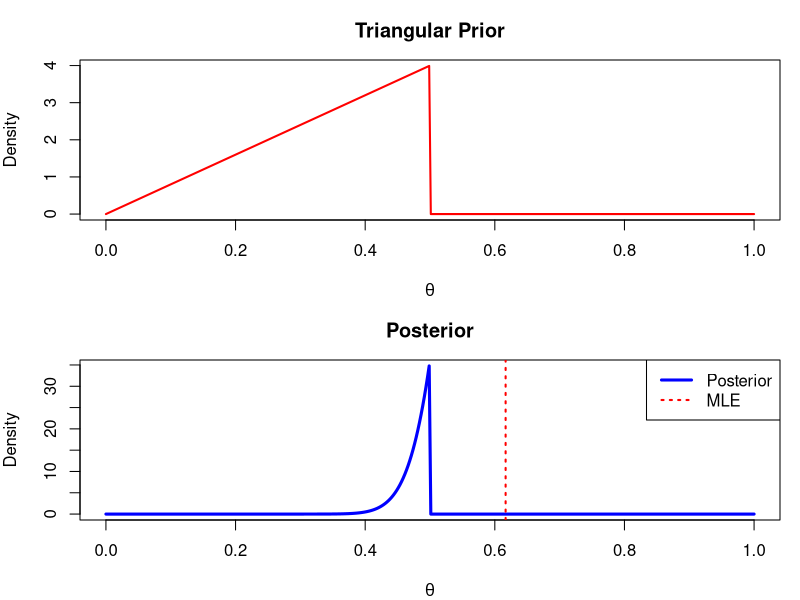

Reproduce this figure in R.
T <- 60 # number of trials
theta <- 0.7 # true parameter value
y <- rbinom(T, size = 1, prob = theta) # simulate data from binomial model size for 0 or 1
ST <- sum(y) # number of successes

x <- seq(0, 1, length.out = 400) # grid of theta values from 0 to 1 with total points 400

prior_vals <- ifelse(x >= 0 & x <= 0.5, 8 * x, 0) # prior triangular

# Compute normalising constant C using incomplete beta
a <- ST + 2
b <- (T - ST + 1)
z <- 0.5
C_partial <- pbeta(z, a, b) * beta(a, b)
C <- 8 * C_partial

# Compute posterior
post_vals_analytic <- ifelse(x <= 0.5, (8 * x * x^ST * (1-x)^(T-ST)) / C, 0)

mle <- ST / T # maximum likelihood estimate for plotting purposes

# Plot prior and posterior
par(mfrow = c(2, 1), mar = c(4, 4, 3, 1))

# Plot prior
plot(x, prior_vals,
     type = "l",
     col = "red",
     lwd = 2,
     main = "Triangular Prior",
     xlab = expression(theta),
     ylab = "Density")

# Plot posterior (analytic normalization)
plot(x, post_vals_analytic,
     type = "l",
     col = "blue",
     lwd = 3,
     main = "Posterior",
     xlab = expression(theta),
     ylab = "Density")
abline(v = mle, col = "red", lwd = 2, lty = 3)
legend("topright",
       legend = c("Posterior", "MLE"),
       col = c("blue", "red"),
       lty = c(1, 3),
       lwd = c(3, 2))
